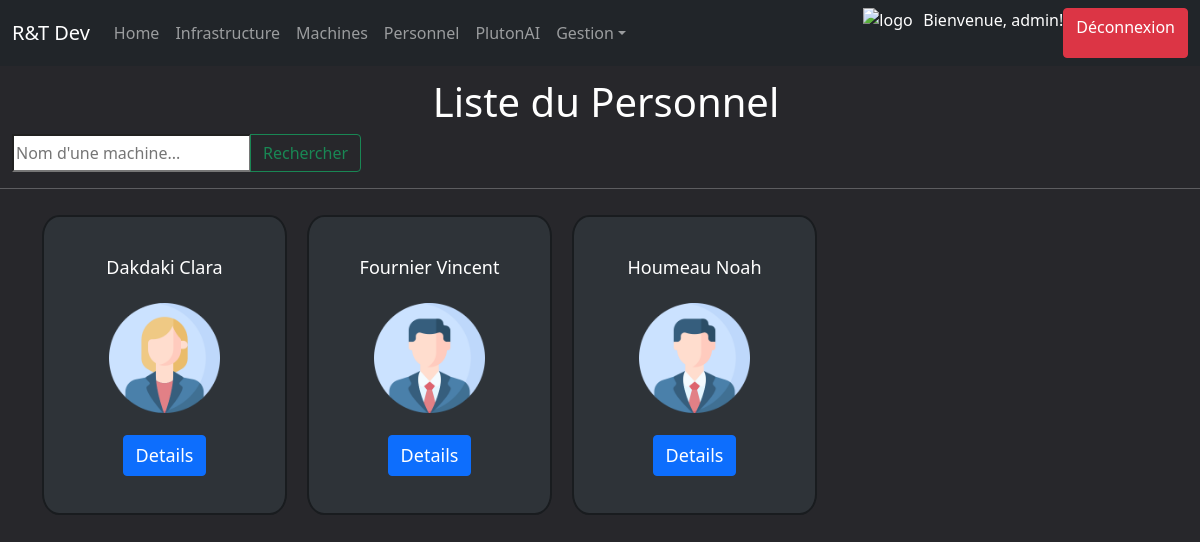
Before: /computerApp/personnels/ (signed in) with the older database file.
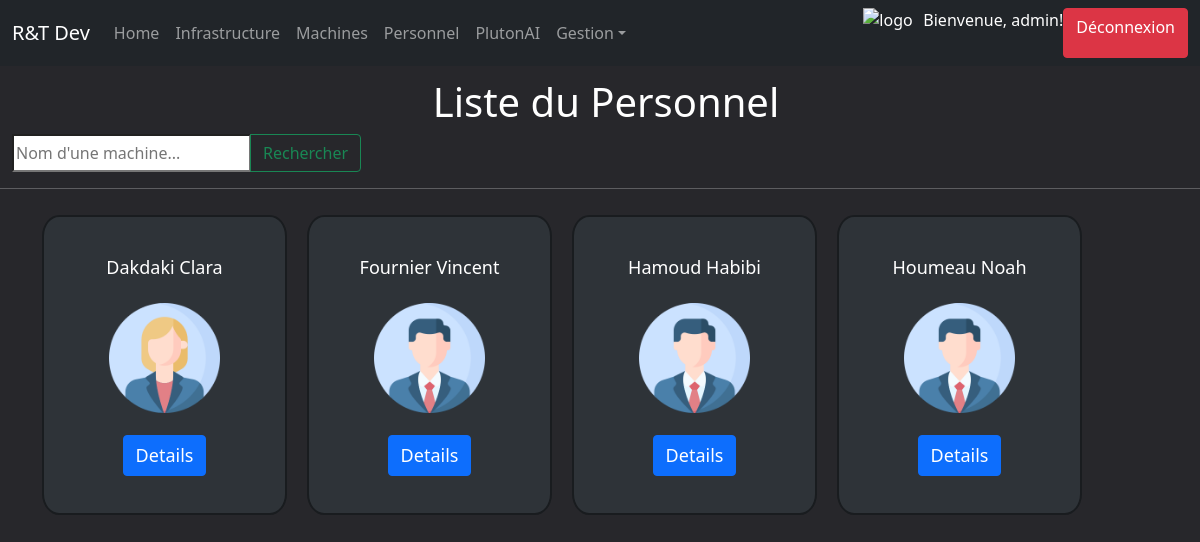
After: the same page with the newer database file.
### computerApp/models.py (models this page shows, shortened)
class Personnel(models.Model):
    SEXES = (
        ('Homme', ('Homme - Employé')),
        ('Femme', ('Femme - Employée')),
        ('Inconnu', ('Inconnu - ?')),
    )
    num_secu = models.CharField(primary_key=True,default=0,max_length=13)
    nom = models.CharField(max_length=8)
    prenom = models.CharField(max_length=8)
    sexe = models.CharField(max_length=7, choices=SEXES, default='Inconnu')

### computerApp/views.py (the view)
# urls.py: path('personnels/', views.personnel_list_view, name='personnels'),
@login_required
def personnel_list_view(request):
	personnels = Personnel.objects.all().order_by('nom')
	query = request.GET.get('q')
	if query:
		personnels = personnels.filter(nom__icontains=query)
	context={'personnels': personnels}
	return render(request, 'computerApp/personnel_list.html', context)

### computerApp/templates/computerApp/personnel_list.html
{% extends "index.html" %}
{% load static %}
{% block content %}
    <div class="filter">
        <h1>Liste du Personnel</h1>
        <form method="GET" class="input-group mb-3">
            <input class="text" class="form-vontrol" placeholder="Nom d'une machine..." aria-label="Search" aria-describedby="button-addon2" name="q">
            <button class="btn btn-outline-success" type="submit" id="button-addon2">Rechercher</button>
        </form>
    </div>
    <hr>
    {% if personnels %}
    <ul class="personnel-container">
        {% for personnel in personnels %}
            <li class="personnel">
                <a>{{ personnel.nom }} {{personnel.prenom}}</a>
                {% if personnel.sexe == "Homme" %}
                    <img src="{% static 'computerApp/images/man.png' %}">
                {% elif personnel.sexe == "Femme" %}
                    <img src="{% static 'computerApp/images/woman.png' %}">
                {% else %}
                    <img src="{% static 'computerApp/images/unknown.png' %}">
                {% endif %}
                <a href="{% url 'personnel-detail' personnel.num_secu %}" class="btn btn-primary">Details</a>
            </li>
        {% endfor %}
    </ul>
    {% else %}
    <div class="alert alert-danger">
        Il n'y a pas de personnel qui correspond à votre filtre
      </div>
    {% endif %}
{% endblock %}

### computerApp/templates/index.html (shortened to what this page needs)
<!DOCTYPE html>
<html lang="fr">
    <head>
        <link href=" https://cdn.jsdelivr.net/npm/bootstrap@5.1.3/dist/css/bootstrap.min.css"
        rel="stylesheet"
>
        {% load static %}
        <link rel="stylesheet" href="{% static 'css/styles.css' %}">
    </head>
    <body>
        <nav class="navbar navbar-expand-lg navbar-dark bg-dark">
            <div class="container-fluid">
                <a class="navbar-brand" href="#">R&T Dev</a>
                <div class="collapse navbar-collapse" id="navbarNavDropdown">
                    <ul class="navbar-nav">
                        <li class="nav-item active">
                            <a class="nav-link" href="{% url 'index' %}">Home</a>
                        </li>
                        {% if user.is_authenticated %}
                            <li class="nav-item">
                                <a class="nav-link" href="{% url 'infrastructures' %}">Infrastructure</a>
                            </li>
                            <li class="nav-item">
                                <a class="nav-link" href="{% url 'machines' %}">Machines</a>
                            </li>
                            <li class="nav-item">
                                <a class="nav-link" href="{% url 'personnels' %}">Personnel</a>
                            </li>
                            <li class="nav-item">
                                <a class="nav-link" href="{% url 'chatbot' %}">PlutonAI</a>
                            </li>
                            <li class="nav-item dropdown">
                                <a class="nav-link dropdown-toggle" href="#" role="button" data-bs-toggle="dropdown" aria-expanded="false">Gestion</a>
                            </li>
                        {% endif %}
                    </ul>
                </div>
                <div class="d-flex justify-content-end">
                    <img src="{% static 'computerApp/images/logo_200px.png' %}" alt="logo"
                    style="width:50px;height:50px;margin-right:10px;">
                    {% if user.is_authenticated %}
                    <p>Bienvenue, {{ user.username }}!</p>
                    <a type="button" class="btn btn-danger" role="button" href="{% url 'logout' %}">Déconnexion</a>
                    {% else %}
                    <a type="button" class="btn btn-success" role="button" href="{% url 'login' %}">Connexion</a>
                    {% endif %}
                </div>
            </div>
        </nav>
        {% block content %}{% endblock %}
    </body>
</html>

### computerApp/static/css/styles.css (style rules this page uses)
body { background-color: #27272b; color: #fff; }
a { color: #fff; }
div h1 { color: #ffffff; display: flex; justify-content: center; align-items: center; margin-top: 1%; }
.personnel-container { display: flex; flex-wrap: wrap; }
.personnel { display: flex; flex-direction: column; justify-content: center; align-items: center; width: 245px; height: 300px; border: 2px solid #191c1f; border-radius: 7%; margin: 10px; padding: 10px; box-sizing: border-box; background-color: #2e3338; }
.personnel img { width: 50%; height: auto; }
.personnel a { margin-top: 10%; margin-bottom: 10%; font-size: large; }
.filter { margin-left: 1%; }

Changed rows visible on the page:
added Personnel: nom "Hamoud", prenom "Habibi"
